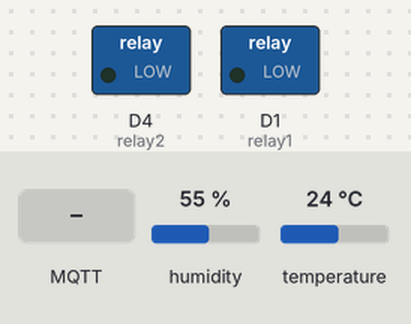
Bench run of a sketch on a simulated ESP8266 (NodeMCU). Shown: switched loads named in the sketch (green lamp = pin HIGH). The test bench sets the inputs (shaded band); at power-on: humidity 55 %, temperature 24 °C. WiFi joins after 1.5 s; servers stay silent unless stated; random numbers use the default seed unless the sketch sets one; EEPROM starts erased; no MQTT or app messages arrive unless stated; what the sketch prints to the serial monitor is not drawn.

Above: at 2.9 s.
3.0 s: MQTT message "1" arrives on the first subscribed topic
At 3.5 s:
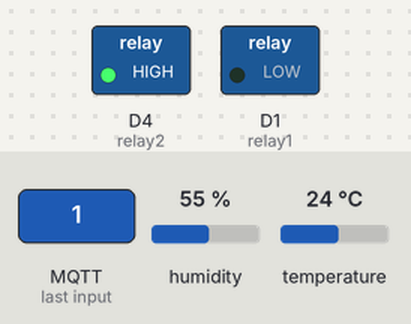
4.5 s: MQTT message "0" arrives on the first subscribed topic
At 5.9 s:
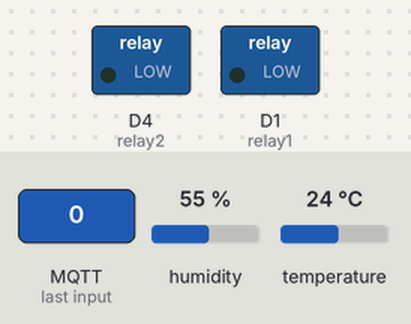
Timing chart, 0 to 7.5 s (numbered marks = the images above; inputs shaded):
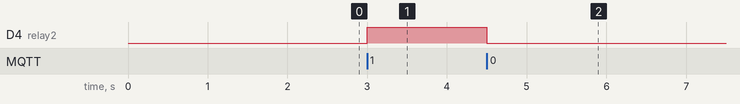

Measured:
- after the input at 3.0 s, D4 (relay2): LOW → HIGH at once
- after the input at 4.5 s, D4 (relay2): HIGH → LOW at once

The sketch:

mqtt_relay_and_references.ino
```cpp
/*
references:
DHT11: https://www.youtube.com/watch?v=nLP6ArkNoO0
MQTT: https://www.youtube.com/watch?v=c1st5cVRRzo
*/

#include <Preferences.h> //preference to store GPIO state
#include <ESP8266WiFi.h> //wifi connection
#include <PubSubClient.h> //mqtt connection
#include <DHT.h> //temp and humidity library

#define MSG_BUFFER_SIZE	(50)
#define DTYPE DHT11

#define relay1 D1
#define relay2 D4
#define tempSensor D2


DHT dht(tempSensor,DTYPE);

Preferences pref;
WiFiClient espClient;
WiFiClient espClient_2;
PubSubClient client(espClient);
PubSubClient client_2(espClient_2);

const char* ssid = "HERDI_WIFI_Plus";
const char* password = "HerdiWifi123";
const char* mqtt_server = "test.mosquitto.org";
const char* mqtt_server_2 = "broker.hivemq.com";

unsigned long lastMsg = 0;
char msg[MSG_BUFFER_SIZE];
bool state_relay1 = LOW; //Define integer to remember the toggle state for relay 1
bool state_relay2 = LOW; //Define integer to remember the toggle state for relay 2

void setup() {
  Serial.begin(9600);

  pinMode(relay1, OUTPUT);
  pinMode(relay2, OUTPUT);

  dht.begin();

  setup_wifi();

  pref.begin("Relay_State", false);
  getRelayState(); // Get the last state of Relays

  client.setServer(mqtt_server, 1883);
  client.setCallback(callback_2);
  client_2.setServer(mqtt_server_2, 1883);
  client_2.setCallback(callback);

}

void loop() {
  if (!client.connected()) {
    reconnect();
  }
  if (!client_2.connected()) {
    reconnect_2();
  }
  client.loop();
  client_2.loop();

  unsigned long now = millis();
  if (now - lastMsg > 5000) {
    lastMsg = now;
    float tc = dht.readTemperature(false);  //Read temperature in C
    float tf = dht.readTemperature(true);   //Read Temperature in F
    float hu = dht.readHumidity();  //Read humidity
    String cel,fah,hum;
    cel = String(tc);
    fah = String(tf);
    hum = String(hu);
    snprintf (msg, MSG_BUFFER_SIZE, "Temperature is :%sC %sF. Humidity is:%s", cel,fah,hum);
    Serial.println(msg);
    client.publish("herdi/device/temp", msg);
    client_2.publish("herdi_2/device/temp", msg);
  }
}

void getRelayState(){
  state_relay1 = pref.getBool("Relay1", 0);
  digitalWrite(relay1, state_relay1);
  delay(200);
  state_relay2 = pref.getBool("Relay2", 0);
  digitalWrite(relay2, state_relay2);
}

void setup_wifi() {
  delay(10);
  // We start by connecting to a WiFi network
  Serial.println();
  Serial.print("Connecting to ");
  Serial.println(ssid);

  WiFi.mode(WIFI_STA);
  WiFi.begin(ssid, password);

    while (WiFi.status() != WL_CONNECTED) {
      delay(500);
      Serial.print(".");
    }

  randomSeed(micros());

  Serial.println("");
  Serial.println("WiFi connected");
  Serial.println("IP address: ");
  Serial.println(WiFi.localIP());
}

///*
void reconnect() {
  // Loop until we're reconnected
  while (!client.connected()) {
    Serial.print("Attempting MQTT connection...");
    // Create a random client ID
    String clientId = "ESP8266Client_1-";
    clientId += String(random(0xffff), HEX);
    // Attempt to connect
    if (client.connect(clientId.c_str())) {
      Serial.println("connected");
      // Once connected, publish an announcement...
      client.publish("herdi/device/temp", "MQTT Server is Connected");
      // ... and resubscribe
      client.subscribe("herdi/device/led");
    } else {
      Serial.print("failed, rc=");
      Serial.print(client.state());
      Serial.println(" try again in 5 seconds");
      // Wait 5 seconds before retrying
      delay(5000);
    }
  }
}
//*/

void reconnect_2() {
  // Loop until we're reconnected
  while (!client_2.connected()) {
    Serial.print("Attempting MQTT connection_2...");
    // Create a random client ID
    String clientId = "ESP8266Client_2-";
    clientId += String(random(0xffff), HEX);
    // Attempt to connect
    if (client_2.connect(clientId.c_str())) {
      Serial.println("connected");
      // Once connected, publish an announcement...
      client_2.publish("herdi_2/device/temp", "MQTT Server is Connected");
      // ... and resubscribe
      client_2.subscribe("herdi_2/device/led");
    } else {
      Serial.print("failed, rc=");
      Serial.print(client_2.state());
      Serial.println(" try again in 5 seconds");
      // Wait 5 seconds before retrying
      delay(5000);
    }
  }
}

///*
void callback(char* topic, byte* payload, unsigned int length) {
  Serial.print("Message arrived [");
  Serial.print(topic);
  Serial.print("] ");
  for (int i = 0; i < length; i++) {
    Serial.print((char)payload[i]);
  }
  Serial.println();
  // Switch on the LED if an 1 was received as first character
  if ((char)payload[0] == '0') {
    digitalWrite(relay1, LOW);   // Turn the LED on (Note that LOW is the voltage level
    // but actually the LED is on; this is because
    // it is active low on the ESP-01)
    pref.putBool("Relay1", LOW);
  } else {
    digitalWrite(relay1, HIGH);
    pref.putBool("Relay1", HIGH);
  }
}
//*/

void callback_2(char* topic, byte* payload, unsigned int length) {
  Serial.print("Message arrived [");
  Serial.print(topic);
  Serial.print("] ");
  for (int i = 0; i < length; i++) {
    Serial.print((char)payload[i]);
  }
  Serial.println();
  // Switch on the LED if an 1 was received as first character
  if ((char)payload[0] == '1') {
    digitalWrite(relay2, HIGH);
    pref.putBool("Relay2", HIGH);
  } else {
    digitalWrite(relay2, LOW);
    pref.putBool("Relay2", LOW);
  }
}
```
